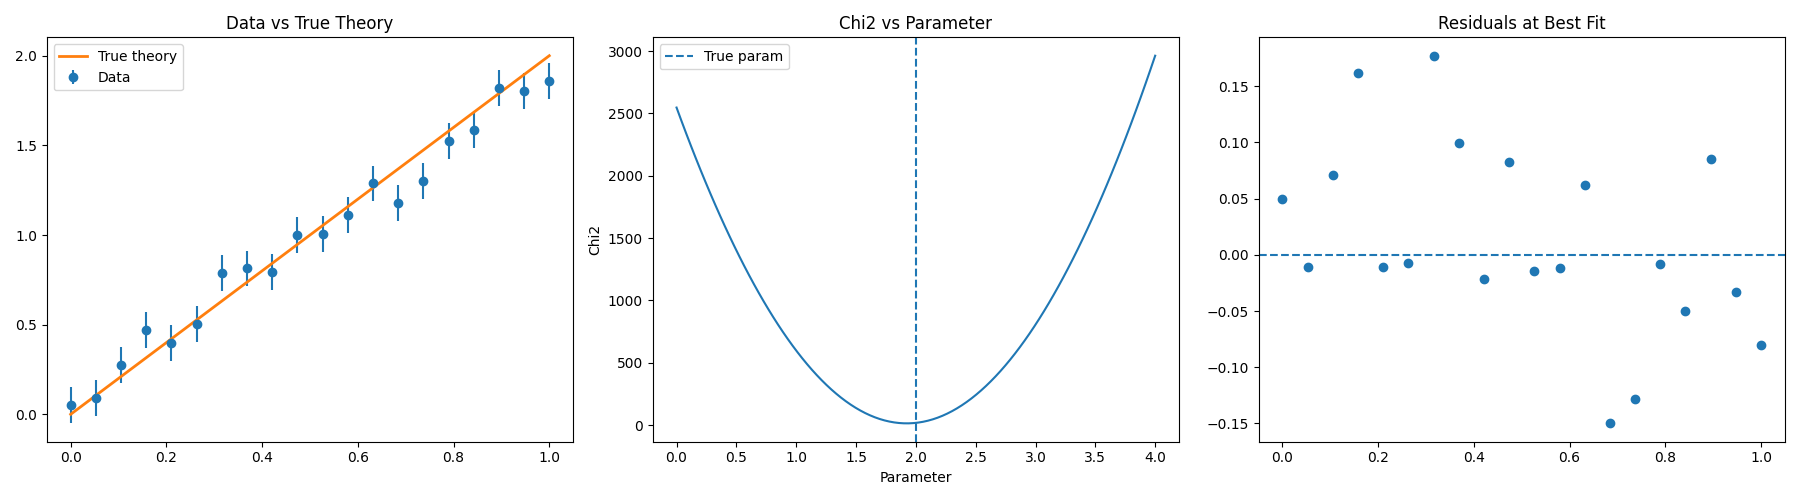

Write the Python code that produced this figure.
# PYTHONPATH=../src python likelihood_diagnostics.py

import numpy as np
import matplotlib.pyplot as plt

from extract_dvcs_cff.physics.likelihood import GaussianLikelihood


def generate_data(n_points=20, noise_level=0.1, seed=42):
    np.random.seed(seed)

    x = np.linspace(0, 1, n_points)

    # True model (simple linear function for intuition)
    true_param = 2.0
    theory_true = true_param * x

    noise = np.random.normal(0, noise_level, size=n_points)
    data = theory_true + noise

    errors = np.full_like(data, noise_level)

    return x, data, errors, true_param


def scan_parameter(x, data, errors, param_range):
    chi2_values = []

    for p in param_range:
        theory = p * x
        llh = GaussianLikelihood(data, theory, stat_errors=errors)
        chi2_values.append(llh.chi2())

    return np.array(chi2_values)


def plot_results(x, data, errors, true_param, param_range, chi2_values):
    fig, axes = plt.subplots(1, 3, figsize=(18, 5))

    # --- Plot 1: data vs theory ---
    axes[0].errorbar(x, data, yerr=errors, fmt='o', label="Data")
    axes[0].plot(x, true_param * x, label="True theory", linewidth=2)
    axes[0].set_title("Data vs True Theory")
    axes[0].legend()

    # --- Plot 2: chi2 scan ---
    axes[1].plot(param_range, chi2_values)
    axes[1].axvline(true_param, linestyle="--", label="True param")
    axes[1].set_title("Chi2 vs Parameter")
    axes[1].set_xlabel("Parameter")
    axes[1].set_ylabel("Chi2")
    axes[1].legend()

    # --- Plot 3: residuals ---
    best_param = param_range[np.argmin(chi2_values)]
    best_theory = best_param * x
    residuals = data - best_theory

    axes[2].scatter(x, residuals)
    axes[2].axhline(0, linestyle="--")
    axes[2].set_title("Residuals at Best Fit")

    plt.tight_layout()
    plt.savefig("likelihood_diagnostics.png")


def main():
    x, data, errors, true_param = generate_data()

    param_range = np.linspace(0, 4, 100)
    chi2_values = scan_parameter(x, data, errors, param_range)

    plot_results(x, data, errors, true_param, param_range, chi2_values)


if __name__ == "__main__":
    main()
